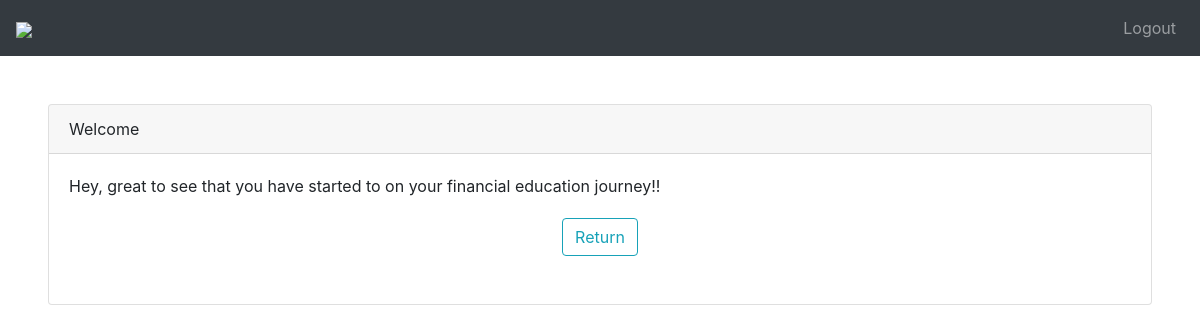
Page /message/2/ (signed in) on the committed database.
### app/models.py (models this page shows, shortened)
class MessageDescription(models.Model):
    tittle = models.CharField(max_length=75, blank=True)
    short_description = models.CharField(max_length=500, blank=True)
    description = models.TextField(max_length=5000, blank=True)

### app/views.py (the view)
# urls.py: path('message/<int:id>/', views.message,  name='message'),
@login_required
def message(request, id):
    message = MessageDescription.objects.get(pk = id)
    return render(request, 'message.html', {'message': message})

### app/templates/message.html (shortened to what this page needs)
{% extends "base.html" %}
{% block content %}
{% load widget_tweaks %}
<div class="card m-5">
    <div class="card-header">{{ message.tittle }}</div>
    <div class="card-body">
            {{ message.description }}
        </div>
        <div class="mb-5">
                <center>
                    <a href="{% url 'dashboard' %}" class="btn btn-outline-info">Return</a>
                </center>
            </div>
</div>
{% endblock %}

### static/css/sb-admin.css (style rules this page uses)
html { position: relative; min-height: 100%; }
body { height: 100%; }
:root { --input-padding-x: 0.75rem; --input-padding-y: 0.75rem; }

### rows in the picture
MessageDescription: tittle "Welcome", description "Hey, great to see that you have started to on your financial education journey!!"
